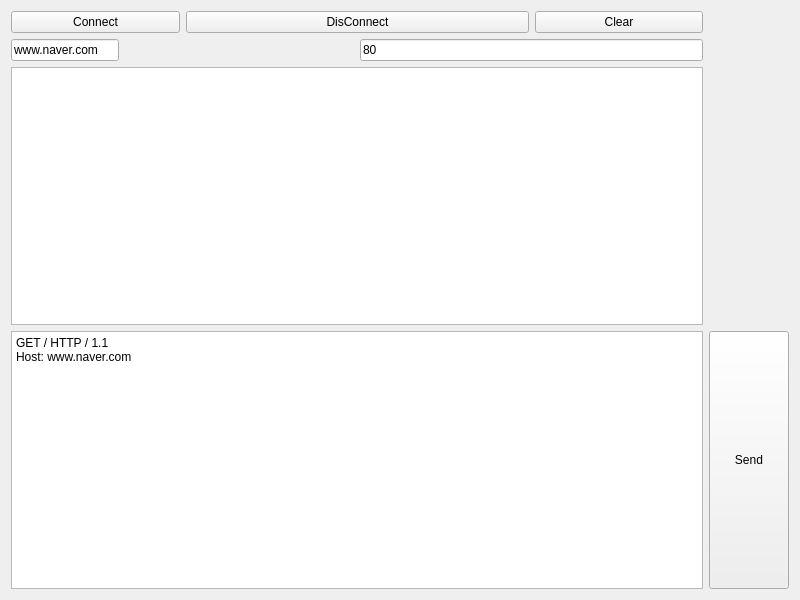
<?xml version="1.0" encoding="UTF-8"?>
<ui version="4.0">
 <class>Widget</class>
 <widget class="QWidget" name="Widget">
  <property name="geometry">
   <rect>
    <x>0</x>
    <y>0</y>
    <width>800</width>
    <height>600</height>
   </rect>
  </property>
  <property name="windowTitle">
   <string>Widget</string>
  </property>
  <layout class="QGridLayout" name="gridLayout">
   <item row="0" column="0">
    <widget class="QPushButton" name="pbConnect">
     <property name="text">
      <string>Connect</string>
     </property>
    </widget>
   </item>
   <item row="0" column="1" colspan="2">
    <widget class="QPushButton" name="pbDisConnect">
     <property name="text">
      <string>DisConnect</string>
     </property>
    </widget>
   </item>
   <item row="0" column="3">
    <widget class="QPushButton" name="Clear">
     <property name="text">
      <string>Clear</string>
     </property>
    </widget>
   </item>
   <item row="1" column="0" colspan="2">
    <widget class="QLineEdit" name="LEhost">
     <property name="sizePolicy">
      <sizepolicy hsizetype="Fixed" vsizetype="Fixed">
       <horstretch>0</horstretch>
       <verstretch>0</verstretch>
      </sizepolicy>
     </property>
     <property name="text">
      <string>www.naver.com</string>
     </property>
    </widget>
   </item>
   <item row="1" column="2" colspan="2">
    <widget class="QLineEdit" name="LEPort">
     <property name="sizePolicy">
      <sizepolicy hsizetype="Expanding" vsizetype="Fixed">
       <horstretch>0</horstretch>
       <verstretch>0</verstretch>
      </sizepolicy>
     </property>
     <property name="text">
      <string>80</string>
     </property>
    </widget>
   </item>
   <item row="2" column="0" colspan="4">
    <widget class="QPlainTextEdit" name="pteMessgae"/>
   </item>
   <item row="3" column="0" colspan="4">
    <widget class="QPlainTextEdit" name="pteSend">
     <property name="plainText">
      <string>GET / HTTP / 1.1
Host: www.naver.com

</string>
     </property>
    </widget>
   </item>
   <item row="3" column="4">
    <widget class="QPushButton" name="pbSend">
     <property name="sizePolicy">
      <sizepolicy hsizetype="Fixed" vsizetype="Expanding">
       <horstretch>0</horstretch>
       <verstretch>0</verstretch>
      </sizepolicy>
     </property>
     <property name="text">
      <string>Send</string>
     </property>
    </widget>
   </item>
  </layout>
 </widget>
 <resources/>
 <connections/>
</ui>
